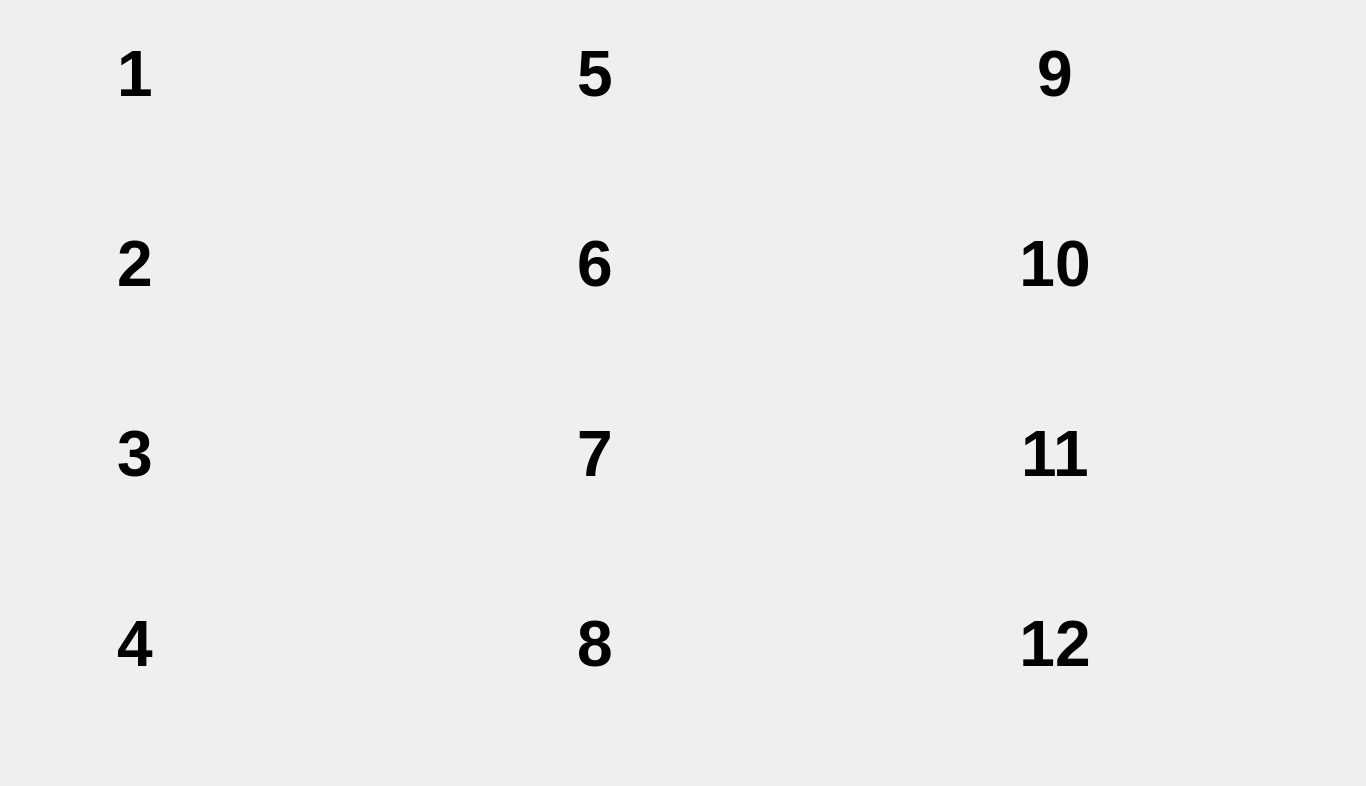
<?xml version="1.0" encoding="UTF-8"?>
<ui version="4.0">
 <class>chess</class>
 <widget class="QWidget" name="chess">
  <property name="geometry">
   <rect>
    <x>0</x>
    <y>0</y>
    <width>1366</width>
    <height>786</height>
   </rect>
  </property>
  <property name="windowTitle">
   <string>Form</string>
  </property>
  <widget class="QLabel" name="label_2">
   <property name="geometry">
    <rect>
     <x>70</x>
     <y>10</y>
     <width>130</width>
     <height>130</height>
    </rect>
   </property>
   <property name="styleSheet">
    <string notr="true"/>
   </property>
   <property name="text">
    <string>&lt;html&gt;&lt;head/&gt;&lt;body&gt;&lt;p align=&quot;center&quot;&gt;&lt;span style=&quot; font-size:48pt; font-weight:600;&quot;&gt;1&lt;/span&gt;&lt;/p&gt;&lt;/body&gt;&lt;/html&gt;</string>
   </property>
   <property name="textFormat">
    <enum>Qt::RichText</enum>
   </property>
  </widget>
  <widget class="QLabel" name="label_3">
   <property name="geometry">
    <rect>
     <x>70</x>
     <y>200</y>
     <width>130</width>
     <height>130</height>
    </rect>
   </property>
   <property name="styleSheet">
    <string notr="true"/>
   </property>
   <property name="text">
    <string>&lt;html&gt;&lt;head/&gt;&lt;body&gt;&lt;p align=&quot;center&quot;&gt;&lt;span style=&quot; font-size:48pt; font-weight:600;&quot;&gt;2&lt;/span&gt;&lt;/p&gt;&lt;/body&gt;&lt;/html&gt;</string>
   </property>
   <property name="textFormat">
    <enum>Qt::RichText</enum>
   </property>
  </widget>
  <widget class="QLabel" name="label_4">
   <property name="geometry">
    <rect>
     <x>70</x>
     <y>390</y>
     <width>130</width>
     <height>130</height>
    </rect>
   </property>
   <property name="styleSheet">
    <string notr="true"/>
   </property>
   <property name="text">
    <string>&lt;html&gt;&lt;head/&gt;&lt;body&gt;&lt;p align=&quot;center&quot;&gt;&lt;span style=&quot; font-size:48pt; font-weight:600;&quot;&gt;3&lt;/span&gt;&lt;/p&gt;&lt;/body&gt;&lt;/html&gt;</string>
   </property>
   <property name="textFormat">
    <enum>Qt::RichText</enum>
   </property>
  </widget>
  <widget class="QLabel" name="label_5">
   <property name="geometry">
    <rect>
     <x>70</x>
     <y>580</y>
     <width>130</width>
     <height>130</height>
    </rect>
   </property>
   <property name="styleSheet">
    <string notr="true"/>
   </property>
   <property name="text">
    <string>&lt;html&gt;&lt;head/&gt;&lt;body&gt;&lt;p align=&quot;center&quot;&gt;&lt;span style=&quot; font-size:48pt; font-weight:600;&quot;&gt;4&lt;/span&gt;&lt;/p&gt;&lt;/body&gt;&lt;/html&gt;</string>
   </property>
   <property name="textFormat">
    <enum>Qt::RichText</enum>
   </property>
  </widget>
  <widget class="QLabel" name="label_6">
   <property name="geometry">
    <rect>
     <x>530</x>
     <y>580</y>
     <width>130</width>
     <height>130</height>
    </rect>
   </property>
   <property name="styleSheet">
    <string notr="true"/>
   </property>
   <property name="text">
    <string>&lt;html&gt;&lt;head/&gt;&lt;body&gt;&lt;p align=&quot;center&quot;&gt;&lt;span style=&quot; font-size:48pt; font-weight:600;&quot;&gt;8&lt;/span&gt;&lt;/p&gt;&lt;/body&gt;&lt;/html&gt;</string>
   </property>
   <property name="textFormat">
    <enum>Qt::RichText</enum>
   </property>
  </widget>
  <widget class="QLabel" name="label_7">
   <property name="geometry">
    <rect>
     <x>530</x>
     <y>390</y>
     <width>130</width>
     <height>130</height>
    </rect>
   </property>
   <property name="styleSheet">
    <string notr="true"/>
   </property>
   <property name="text">
    <string>&lt;html&gt;&lt;head/&gt;&lt;body&gt;&lt;p align=&quot;center&quot;&gt;&lt;span style=&quot; font-size:48pt; font-weight:600;&quot;&gt;7&lt;/span&gt;&lt;/p&gt;&lt;/body&gt;&lt;/html&gt;</string>
   </property>
   <property name="textFormat">
    <enum>Qt::RichText</enum>
   </property>
  </widget>
  <widget class="QLabel" name="label_8">
   <property name="geometry">
    <rect>
     <x>530</x>
     <y>10</y>
     <width>130</width>
     <height>130</height>
    </rect>
   </property>
   <property name="styleSheet">
    <string notr="true"/>
   </property>
   <property name="text">
    <string>&lt;html&gt;&lt;head/&gt;&lt;body&gt;&lt;p align=&quot;center&quot;&gt;&lt;span style=&quot; font-size:48pt; font-weight:600;&quot;&gt;5&lt;/span&gt;&lt;/p&gt;&lt;/body&gt;&lt;/html&gt;</string>
   </property>
   <property name="textFormat">
    <enum>Qt::RichText</enum>
   </property>
  </widget>
  <widget class="QLabel" name="label_9">
   <property name="geometry">
    <rect>
     <x>530</x>
     <y>200</y>
     <width>130</width>
     <height>130</height>
    </rect>
   </property>
   <property name="styleSheet">
    <string notr="true"/>
   </property>
   <property name="text">
    <string>&lt;html&gt;&lt;head/&gt;&lt;body&gt;&lt;p align=&quot;center&quot;&gt;&lt;span style=&quot; font-size:48pt; font-weight:600;&quot;&gt;6&lt;/span&gt;&lt;/p&gt;&lt;/body&gt;&lt;/html&gt;</string>
   </property>
   <property name="textFormat">
    <enum>Qt::RichText</enum>
   </property>
  </widget>
  <widget class="QLabel" name="label_10">
   <property name="geometry">
    <rect>
     <x>990</x>
     <y>580</y>
     <width>130</width>
     <height>130</height>
    </rect>
   </property>
   <property name="styleSheet">
    <string notr="true"/>
   </property>
   <property name="text">
    <string>&lt;html&gt;&lt;head/&gt;&lt;body&gt;&lt;p align=&quot;center&quot;&gt;&lt;span style=&quot; font-size:48pt; font-weight:600;&quot;&gt;12&lt;/span&gt;&lt;/p&gt;&lt;/body&gt;&lt;/html&gt;</string>
   </property>
   <property name="textFormat">
    <enum>Qt::RichText</enum>
   </property>
  </widget>
  <widget class="QLabel" name="label_11">
   <property name="geometry">
    <rect>
     <x>990</x>
     <y>390</y>
     <width>130</width>
     <height>130</height>
    </rect>
   </property>
   <property name="styleSheet">
    <string notr="true"/>
   </property>
   <property name="text">
    <string>&lt;html&gt;&lt;head/&gt;&lt;body&gt;&lt;p align=&quot;center&quot;&gt;&lt;span style=&quot; font-size:48pt; font-weight:600;&quot;&gt;11&lt;/span&gt;&lt;/p&gt;&lt;/body&gt;&lt;/html&gt;</string>
   </property>
   <property name="textFormat">
    <enum>Qt::RichText</enum>
   </property>
  </widget>
  <widget class="QLabel" name="label_12">
   <property name="geometry">
    <rect>
     <x>990</x>
     <y>10</y>
     <width>130</width>
     <height>130</height>
    </rect>
   </property>
   <property name="styleSheet">
    <string notr="true"/>
   </property>
   <property name="text">
    <string>&lt;html&gt;&lt;head/&gt;&lt;body&gt;&lt;p align=&quot;center&quot;&gt;&lt;span style=&quot; font-size:48pt; font-weight:600;&quot;&gt;9&lt;/span&gt;&lt;/p&gt;&lt;/body&gt;&lt;/html&gt;</string>
   </property>
   <property name="textFormat">
    <enum>Qt::RichText</enum>
   </property>
  </widget>
  <widget class="QLabel" name="label_13">
   <property name="geometry">
    <rect>
     <x>990</x>
     <y>200</y>
     <width>130</width>
     <height>130</height>
    </rect>
   </property>
   <property name="styleSheet">
    <string notr="true"/>
   </property>
   <property name="text">
    <string>&lt;html&gt;&lt;head/&gt;&lt;body&gt;&lt;p align=&quot;center&quot;&gt;&lt;span style=&quot; font-size:48pt; font-weight:600;&quot;&gt;10&lt;/span&gt;&lt;/p&gt;&lt;/body&gt;&lt;/html&gt;</string>
   </property>
   <property name="textFormat">
    <enum>Qt::RichText</enum>
   </property>
  </widget>
 </widget>
 <resources/>
 <connections/>
</ui>
